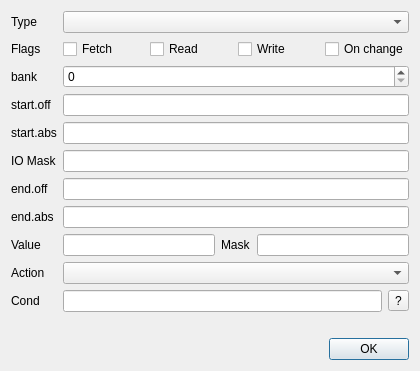
<?xml version="1.0" encoding="UTF-8"?>
<ui version="4.0">
 <class>BrkManager</class>
 <widget class="QDialog" name="BrkManager">
  <property name="windowModality">
   <enum>Qt::WindowModal</enum>
  </property>
  <property name="geometry">
   <rect>
    <x>0</x>
    <y>0</y>
    <width>420</width>
    <height>364</height>
   </rect>
  </property>
  <property name="windowTitle">
   <string>Breakpoint editor</string>
  </property>
  <layout class="QGridLayout" name="gridLayout">
   <item row="5" column="0">
    <widget class="QLabel" name="labMask">
     <property name="text">
      <string>IO Mask</string>
     </property>
    </widget>
   </item>
   <item row="4" column="0">
    <widget class="QLabel" name="labStartAbs">
     <property name="text">
      <string>start.abs</string>
     </property>
    </widget>
   </item>
   <item row="3" column="1">
    <widget class="xHexSpin" name="leStartOffset"/>
   </item>
   <item row="8" column="0">
    <widget class="QLabel" name="labEndAbs">
     <property name="text">
      <string>end.abs</string>
     </property>
    </widget>
   </item>
   <item row="9" column="1">
    <layout class="QHBoxLayout" name="horizontalLayout">
     <item>
      <widget class="xHexSpin" name="leValue"/>
     </item>
     <item>
      <widget class="QLabel" name="labValMask">
       <property name="text">
        <string>Mask</string>
       </property>
      </widget>
     </item>
     <item>
      <widget class="xHexSpin" name="leValMask"/>
     </item>
    </layout>
   </item>
   <item row="9" column="0">
    <widget class="QLabel" name="labValue">
     <property name="text">
      <string>Value</string>
     </property>
    </widget>
   </item>
   <item row="7" column="1">
    <widget class="xHexSpin" name="leEndOffset"/>
   </item>
   <item row="14" column="1">
    <spacer name="verticalSpacer">
     <property name="orientation">
      <enum>Qt::Vertical</enum>
     </property>
     <property name="sizeHint" stdset="0">
      <size>
       <width>20</width>
       <height>40</height>
      </size>
     </property>
    </spacer>
   </item>
   <item row="3" column="0">
    <widget class="QLabel" name="labStartOff">
     <property name="text">
      <string>start.off</string>
     </property>
    </widget>
   </item>
   <item row="4" column="1">
    <widget class="xHexSpin" name="brkAdrHex">
     <property name="inputMask">
      <string>HHHH</string>
     </property>
    </widget>
   </item>
   <item row="2" column="1">
    <widget class="QSpinBox" name="brkBank">
     <property name="maximum">
      <number>255</number>
     </property>
    </widget>
   </item>
   <item row="1" column="1">
    <layout class="QHBoxLayout" name="horizontalLayout_2">
     <item>
      <widget class="QCheckBox" name="brkFetch">
       <property name="text">
        <string>Fetch</string>
       </property>
      </widget>
     </item>
     <item>
      <widget class="QCheckBox" name="brkRead">
       <property name="text">
        <string>Read</string>
       </property>
      </widget>
     </item>
     <item>
      <widget class="QCheckBox" name="brkWrite">
       <property name="text">
        <string>Write</string>
       </property>
      </widget>
     </item>
     <item>
      <widget class="QCheckBox" name="brkOnChange">
       <property name="toolTip">
        <string>Stop when the expression becomes true, instead of every instruction while it is true</string>
       </property>
       <property name="text">
        <string>On change</string>
       </property>
      </widget>
     </item>
    </layout>
   </item>
   <item row="0" column="0">
    <widget class="QLabel" name="label">
     <property name="text">
      <string>Type</string>
     </property>
    </widget>
   </item>
   <item row="8" column="1">
    <widget class="xHexSpin" name="brkAdrEnd"/>
   </item>
   <item row="0" column="1">
    <widget class="QComboBox" name="brkType"/>
   </item>
   <item row="1" column="0">
    <widget class="QLabel" name="labFlags">
     <property name="text">
      <string>Flags</string>
     </property>
    </widget>
   </item>
   <item row="15" column="1">
    <layout class="QHBoxLayout" name="horizontalLayout_3">
     <item>
      <spacer name="horizontalSpacer">
       <property name="orientation">
        <enum>Qt::Horizontal</enum>
       </property>
       <property name="sizeHint" stdset="0">
        <size>
         <width>40</width>
         <height>20</height>
        </size>
       </property>
      </spacer>
     </item>
     <item>
      <widget class="QPushButton" name="pbOK">
       <property name="text">
        <string>OK</string>
       </property>
       <property name="icon">
        <iconset resource="../xpeccy.qrc">
         <normaloff>:/images/ok-apply.png</normaloff>:/images/ok-apply.png</iconset>
       </property>
      </widget>
     </item>
    </layout>
   </item>
   <item row="7" column="0">
    <widget class="QLabel" name="labEndOff">
     <property name="text">
      <string>end.off</string>
     </property>
    </widget>
   </item>
   <item row="5" column="1">
    <widget class="xHexSpin" name="brkMaskHex">
     <property name="inputMask">
      <string>HHHH</string>
     </property>
    </widget>
   </item>
   <item row="2" column="0">
    <widget class="QLabel" name="labBank">
     <property name="text">
      <string>bank</string>
     </property>
    </widget>
   </item>
   <item row="10" column="0">
    <widget class="QLabel" name="label_2">
     <property name="text">
      <string>Action</string>
     </property>
    </widget>
   </item>
   <item row="10" column="1">
    <widget class="QComboBox" name="brkAction"/>
   </item>
   <item row="11" column="0">
    <widget class="QLabel" name="labCond">
     <property name="text">
      <string>Cond</string>
     </property>
    </widget>
   </item>
   <item row="11" column="1">
    <layout class="QHBoxLayout" name="horizontalLayout_4">
     <item>
      <widget class="QLineEdit" name="leCond">
       <property name="toolTip">
        <string>Break only when this expression is not 0. Empty = always</string>
       </property>
      </widget>
     </item>
     <item>
      <widget class="QToolButton" name="tbCondHelp">
       <property name="toolTip">
        <string>Expression syntax</string>
       </property>
       <property name="text">
        <string>?</string>
       </property>
      </widget>
     </item>
    </layout>
   </item>
   <item row="12" column="1">
    <widget class="QLabel" name="labCondErr">
     <property name="text">
      <string/>
     </property>
    </widget>
   </item>
  </layout>
 </widget>
 <customwidgets>
  <customwidget>
   <class>xHexSpin</class>
   <extends>QLineEdit</extends>
   <header location="global">stdlib.h</header>
  </customwidget>
 </customwidgets>
 <tabstops>
  <tabstop>brkType</tabstop>
  <tabstop>brkFetch</tabstop>
  <tabstop>brkRead</tabstop>
  <tabstop>brkWrite</tabstop>
  <tabstop>brkBank</tabstop>
  <tabstop>leStartOffset</tabstop>
  <tabstop>brkAdrHex</tabstop>
  <tabstop>brkMaskHex</tabstop>
  <tabstop>leEndOffset</tabstop>
  <tabstop>brkAdrEnd</tabstop>
  <tabstop>leValue</tabstop>
  <tabstop>leValMask</tabstop>
  <tabstop>brkAction</tabstop>
  <tabstop>leCond</tabstop>
  <tabstop>pbOK</tabstop>
 </tabstops>
 <resources>
  <include location="../xpeccy.qrc"/>
 </resources>
 <connections/>
</ui>
